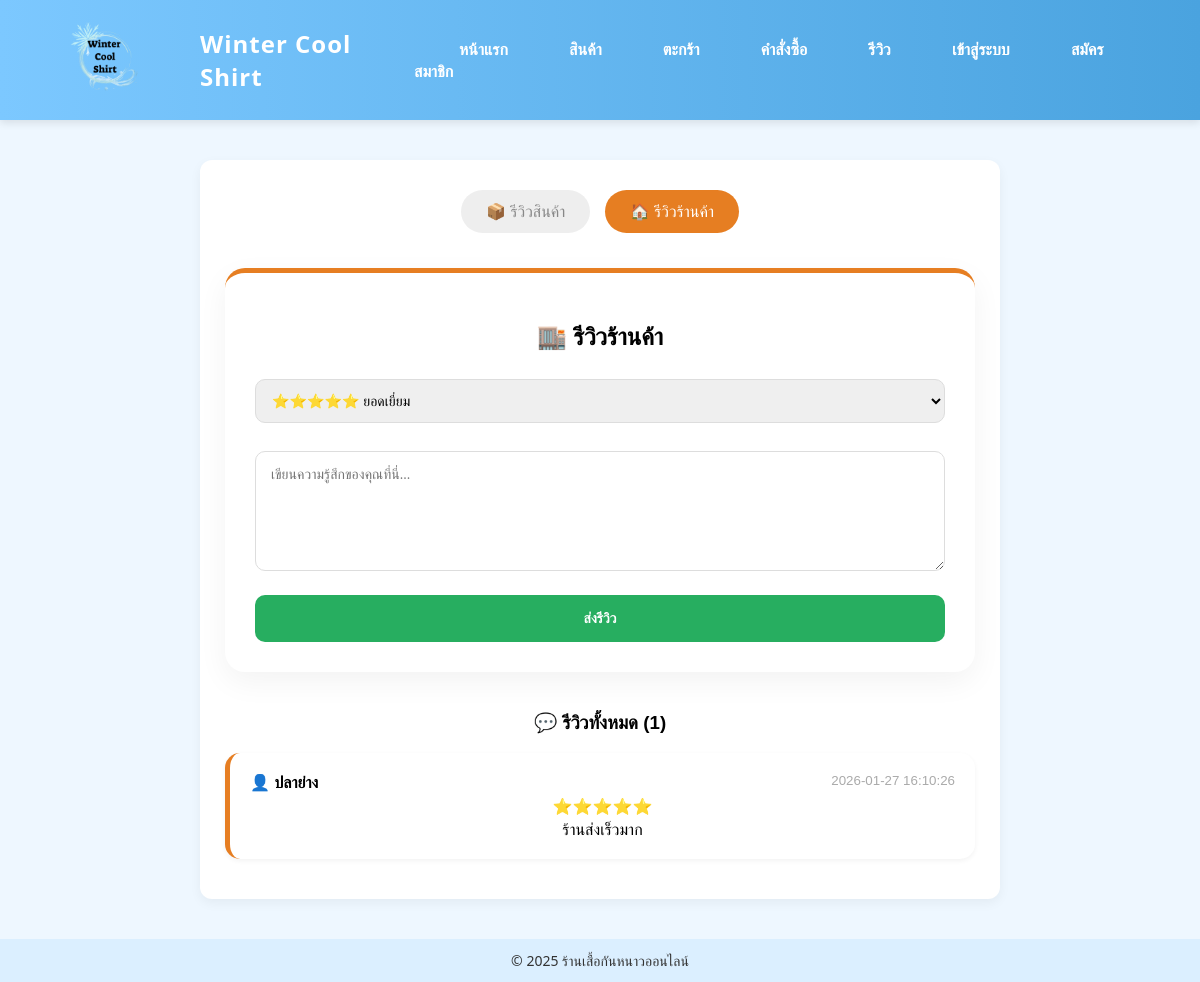
Screenshot of /reviews.php with the database file from the repository.
### tables this page shows
CREATE TABLE `reviews` (
  `review_id` int(11) NOT NULL,
  `product_id` int(11) DEFAULT NULL,
  `user_id` int(11) NOT NULL,
  `rating` int(1) NOT NULL,
  `comment` text NOT NULL,
  `created_at` datetime DEFAULT current_timestamp()
);

CREATE TABLE `users` (
  `user_id` int(11) NOT NULL,
  `username` varchar(100) NOT NULL,
  `email` varchar(255) DEFAULT NULL,
  `password` varchar(255) NOT NULL,
  `full_name` varchar(255) NOT NULL,
  `role` enum('admin','staff','user') NOT NULL DEFAULT 'staff'
);

### reviews.php (the view, shortened to what this page needs)
<?php
include 'includes/config.php';
include 'includes/header.php';
$pid = isset($_REQUEST['product_id']) ? (int)$_REQUEST['product_id'] : 0;
$view_type = (isset($_GET['type']) && $_GET['type'] === 'shop') ? 'shop' : ($pid > 0 ? 'product' : 'shop');
$product_name = "ไม่พบข้อมูลสินค้า";
$product_exists = false;
if ($view_type === 'shop') {
    $sql = "SELECT r.*, u.username AS display_name FROM reviews r JOIN users u ON r.user_id = u.user_id WHERE r.product_id IS NULL ORDER BY r.created_at DESC";
    $stmt = $conn->prepare($sql); $stmt->execute();
} else {
    $sql = "SELECT r.*, u.username AS display_name FROM reviews r JOIN users u ON r.user_id = u.user_id WHERE r.product_id = ? ORDER BY r.created_at DESC";
    $stmt = $conn->prepare($sql); $stmt->execute([$pid]);
}
$result = $stmt->fetchAll(PDO::FETCH_ASSOC);
?>
<div class="container" style="max-width: 800px; margin: 40px auto; font-family: 'Kanit', sans-serif;">
    <div style="text-align: center; margin-bottom: 30px;">
        <a href="reviews.php?product_id=<?=$pid?>&type=product"
           style="padding: 12px 25px; text-decoration: none; border-radius: 50px; display:inline-block; margin: 5px; transition: 0.3s; <?=($view_type=='product'?'background:#3498db;color:#fff;':'background:#eee;color:#888;')?>">📦 รีวิวสินค้า</a>
        <a href="reviews.php?product_id=<?=$pid?>&type=shop"
           style="padding: 12px 25px; text-decoration: none; border-radius: 50px; display:inline-block; margin: 5px; transition: 0.3s; <?=($view_type=='shop'?'background:#e67e22;color:#fff;':'background:#eee;color:#888;')?>">🏠 รีวิวร้านค้า</a>
    </div>
    <div style="background: #fff; padding: 30px; border-radius: 20px; box-shadow: 0 10px 30px rgba(0,0,0,0.05); border-top: 5px solid <?=($view_type=='shop'?'#e67e22':'#3498db')?>;">
        <h2 style="text-align:center;">
            <?= ($view_type === 'shop') ? '🏬 รีวิวร้านค้า' : '📦 รีวิวสินค้า: '.htmlspecialchars($product_name) ?>
        </h2>
        <?php if ($view_type === 'product' && !$product_exists): ?>
            <div style="text-align:center; padding:20px;">
                <p style="color:red;">⚠️ ไม่พบรหัสสินค้าที่คุณเลือก</p>
                <a href="products.php" style="color:#3498db;">กลับไปเลือกสินค้าหน้าเว็บบอร์ด</a>
            </div>
        <?php else: ?>
            <form method="POST">
                <select name="rating" style="width:100%; padding:12px; margin-bottom:20px; border-radius:10px; border:1px solid #ddd;">
                    <option value="5">⭐⭐⭐⭐⭐ ยอดเยี่ยม</option>
                </select>
                <textarea name="comment" required placeholder="เขียนความรู้สึกของคุณที่นี่..." style="width:100%; height:120px; padding:15px; border-radius:10px; border:1px solid #ddd; margin-bottom:20px; font-family:'Kanit'; box-sizing:border-box;"></textarea>
                <button type="submit" name="submit_review" style="width:100%; padding:15px; background:#27ae60; color:#fff; border:none; border-radius:10px; font-weight:bold; cursor:pointer;">ส่งรีวิว</button>
            </form>
        <?php endif; ?>
    </div>
    <div style="margin-top: 40px;">
        <h3 style="text-align:center;">💬 รีวิวทั้งหมด (<?=count($result)?>)</h3>
        <?php foreach ($result as $r): ?>
            <div style="background:#fff; padding:20px; margin-bottom:15px; border-radius:15px; border-left: 5px solid <?=($view_type=='shop'?'#e67e22':'#3498db')?>; box-shadow: 0 2px 5px rgba(0,0,0,0.05);">
                <div style="display:flex; justify-content:space-between;">
                    <strong>👤 <?= htmlspecialchars($r['display_name']) ?></strong>
                    <small style="color:#aaa;"><?= $r['created_at'] ?></small>
                </div>
                <div style="color:#f1c40f; margin:5px 0;"><?= str_repeat("⭐", $r['rating']) ?></div>
                <p style="margin:0;"><?= nl2br(htmlspecialchars($r['comment'])) ?></p>
            </div>
        <?php endforeach; ?>
    </div>
</div>
<?php include 'includes/footer.php'; ?>

### includes/header.php (style rules this page uses)
* { box-sizing:border-box; }
body { font-family: "Segoe UI", Arial, sans-serif; background:#eef7ff; margin:0; }
.container { width:90%; margin:auto; background:white; padding:25px; margin-top:25px; border-radius:12px; box-shadow:0 4px 12px rgba(0,0,0,0.05); text-align: center; }
input, textarea, select { width:100%; padding:10px; margin:8px 0; border:1px solid #bcdfff; border-radius:8px; font-size:14px; }
button { background:#4aa3df; color:white; border:none; padding:10px 18px; border-radius:8px; cursor:pointer; font-size:14px; transition:0.3s; }

### rows the page displays
reviews: user.username "ปลาย่าง", created_at "2026-01-27 16:10:26", rating "⭐⭐⭐⭐⭐", comment "ร้านส่งเร็วมาก"

### other values shown
count($result) "1"
